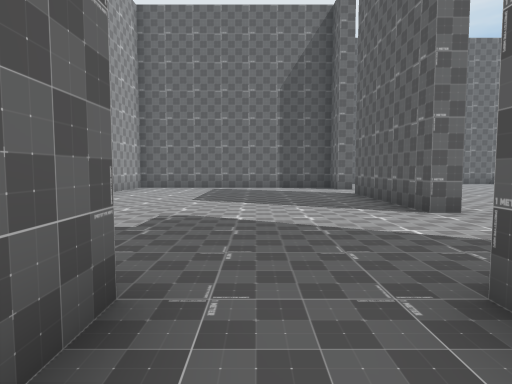
view 1 (above)

16 first-person views from a walk through a scene from a Unity 3-D project. The camera is 1.4 m above the floor, tilts 4° down and sees 75° across. The floor is counted in squares, 2 m on a side. Each view is taken from the middle of a square. On the plan, view 1 faces up. The plan holds only what a view shows up to about 10 squares ahead; the rest is blank. The place goes on beyond the plan. The player character is not drawn. Some animated figures are left out.

view 2
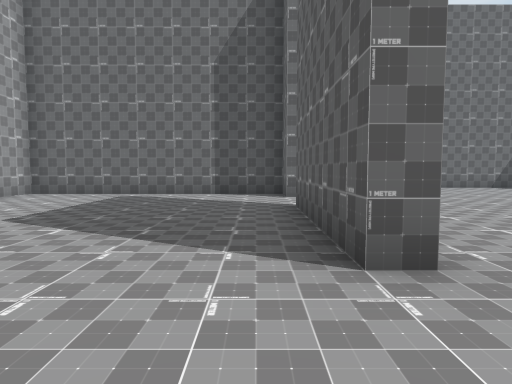

view 3
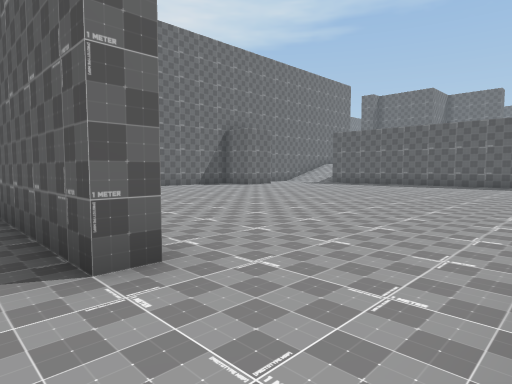

view 4
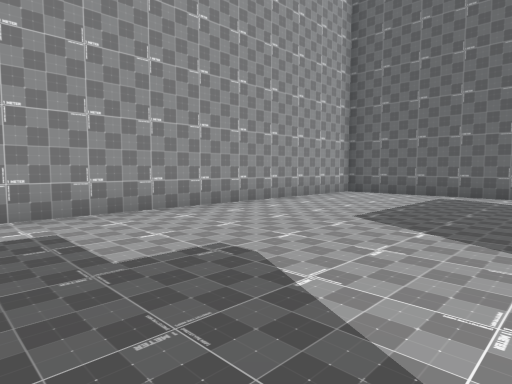

view 5
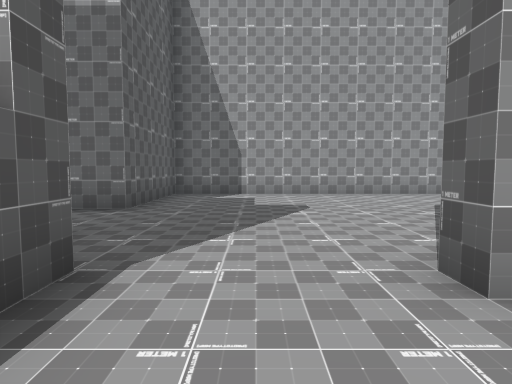

view 6
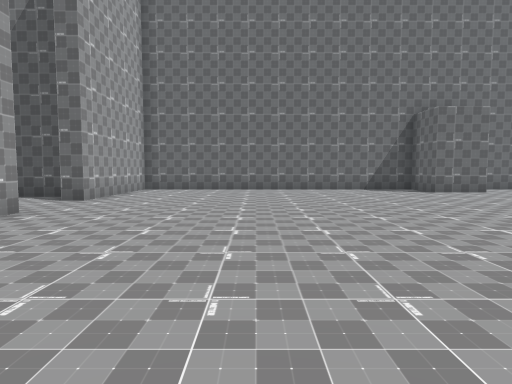

view 7
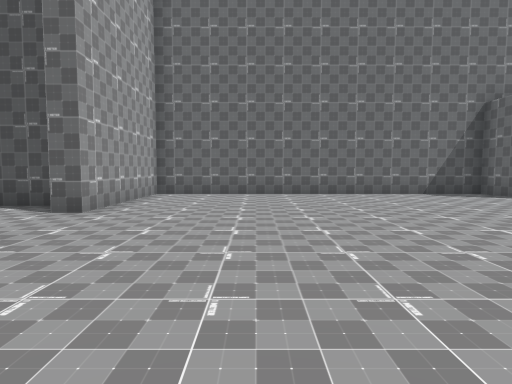

view 8
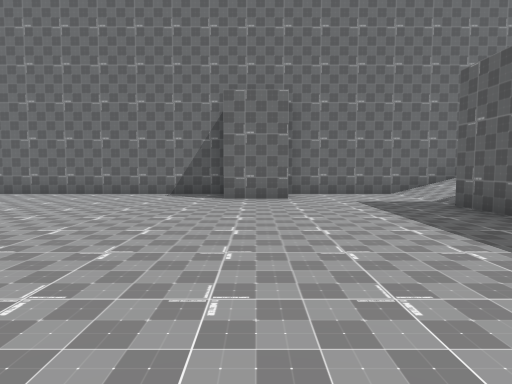

view 9
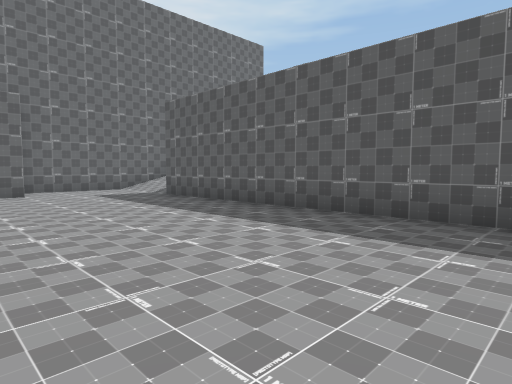

view 10
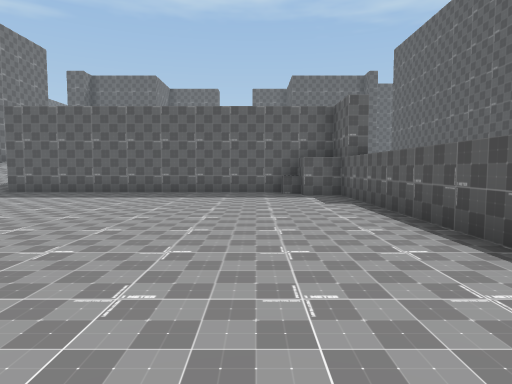

view 11
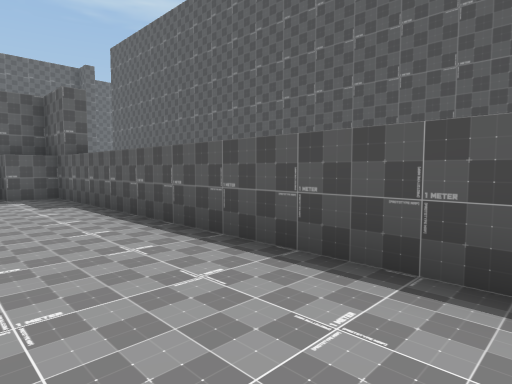

view 12
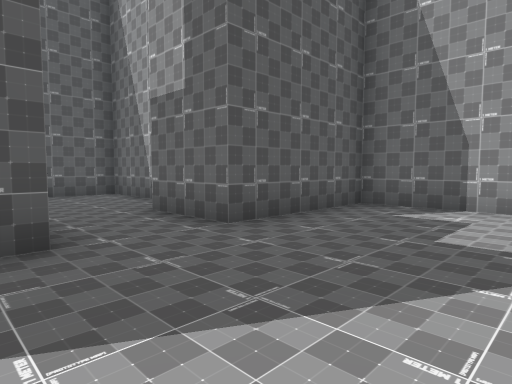

view 13
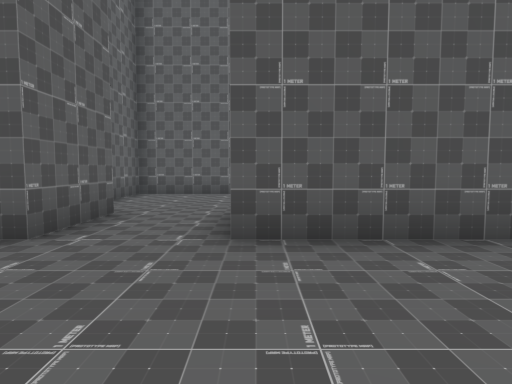

view 14
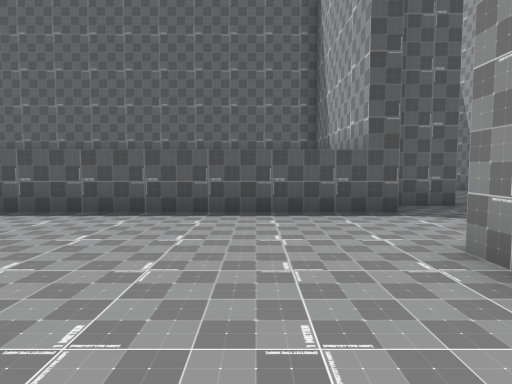

view 15
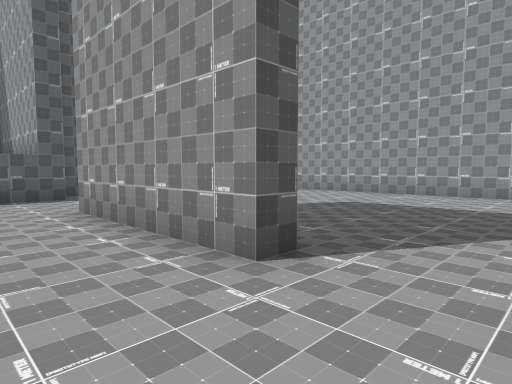

view 16
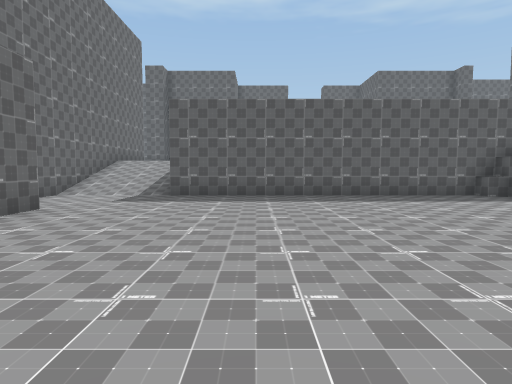

### Floor plan
Points are (right, up) in squares from view 1. A wall is a line through its corners. A room is listed if a view was taken in it or the views show most of it. See-through windows are left out.
Room 1 (view 1)
walls: (-1.8, -2.1) (-1.8, -4.2) (2.2, -4.2) (2.2, -2.5); (1.2, -0.2) (1.2, 1.8); (-0.7, 1.8) (-0.7, -0.3)
ways out: opening at (0.5, 0.5) to room 2
Room 2 (views 2, 3, 4, 5, 6, 7, 8, 9, 10, 11, 12, 13, 14, 15, 16)
walls: (3.2, 5.2) (2.8, 5.2) (2.8, 9.3) (3.2, 9.3) (3.2, 5.2); (2.6, 2.8) (3.2, 2.8) (3.2, -1.8) (17.1, -1.8); (1.2, 1.8) (2.5, 1.8); (15.2, 2.1) (15.2, 2.8) (15.7, 2.8) (15.7, 3.7) (16.8, 3.7); (13.9, 13.7) (12.3, 13.7) (12.3, 15.2) (3.2, 15.2) (3.2, 11.2) (2.8, 11.2) (2.8, 12.3) (-4.2, 12.3) (-4.2, 1.8) (-0.7, 1.8); (16, 2.8) (16.8, 2.8) (16.8, 12.2); (18.6, 15.2) (13.9, 15.2)
low walls: (16.2, 3.8) (16.2, 4.2) (16.8, 4.2)
ways out: opening at (0.5, 0.5) to room 1

Where each view was taken, in squares from view 1:
view 1: 0 up, 0 right, facing up
view 2: 3 up, 2 right, facing up
view 3: 3 up, 2 right, facing up-right
view 4: 3 up, 1 right, facing up-left
view 5: 4 up, 5 right, facing left
view 6: 4 up, 7 right, facing up
view 7: 6 up, 6 right, facing up
view 8: 6 up, 13 right, facing up
view 9: 4 up, 12 right, facing up-right
view 10: 5 up, 7 right, facing right
view 11: 5 up, 7 right, facing down-right
view 12: 5 up, 2 right, facing down-left
view 13: 5 up, 1 left, facing down
view 14: 8 up, 5 right, facing down
view 15: 11 up, 5 right, facing down-left
view 16: 10 up, 8 right, facing right
